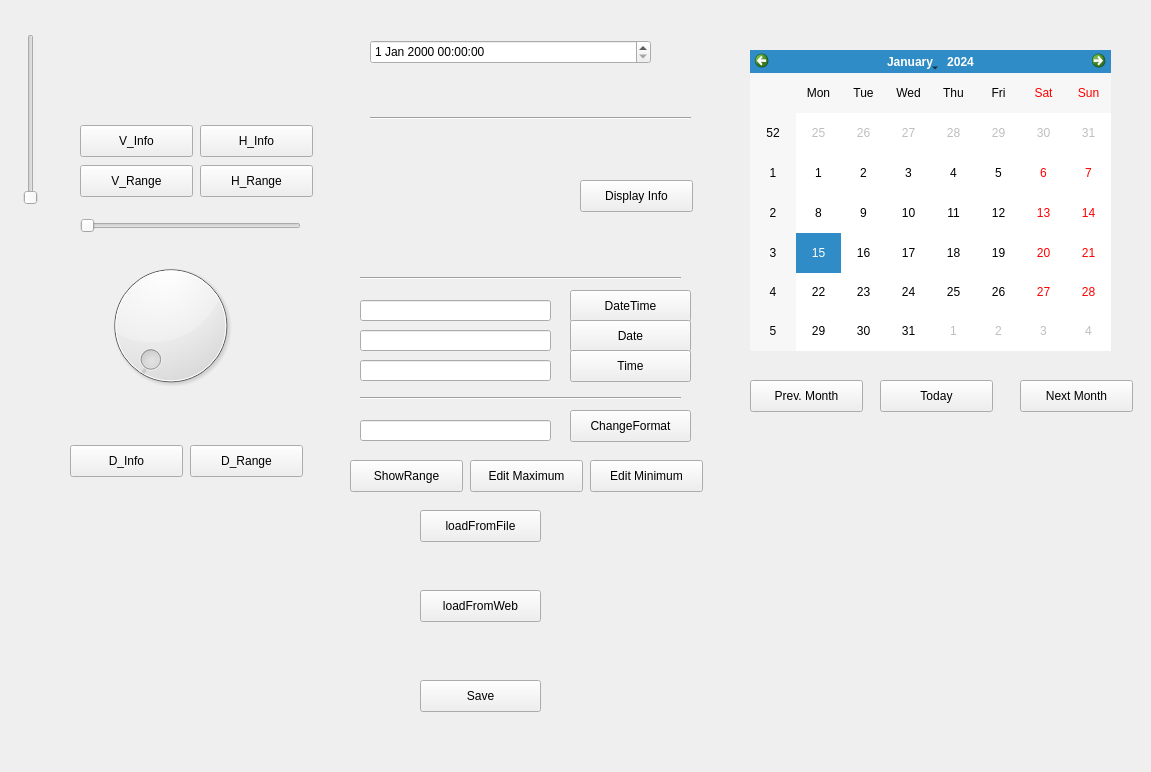
<?xml version="1.0" encoding="UTF-8"?>
<ui version="4.0">
 <class>Form</class>
 <widget class="QWidget" name="Form">
  <property name="geometry">
   <rect>
    <x>0</x>
    <y>0</y>
    <width>1151</width>
    <height>772</height>
   </rect>
  </property>
  <property name="windowTitle">
   <string>Form</string>
  </property>
  <widget class="QSlider" name="verticalSlider">
   <property name="geometry">
    <rect>
     <x>20</x>
     <y>34</y>
     <width>22</width>
     <height>171</height>
    </rect>
   </property>
   <property name="orientation">
    <enum>Qt::Vertical</enum>
   </property>
  </widget>
  <widget class="QSlider" name="horizontalSlider">
   <property name="geometry">
    <rect>
     <x>80</x>
     <y>215</y>
     <width>221</width>
     <height>22</height>
    </rect>
   </property>
   <property name="orientation">
    <enum>Qt::Horizontal</enum>
   </property>
  </widget>
  <widget class="QPushButton" name="VInfo_bt">
   <property name="geometry">
    <rect>
     <x>80</x>
     <y>125</y>
     <width>113</width>
     <height>32</height>
    </rect>
   </property>
   <property name="text">
    <string>V_Info</string>
   </property>
  </widget>
  <widget class="QPushButton" name="HInfo_bt">
   <property name="geometry">
    <rect>
     <x>200</x>
     <y>125</y>
     <width>113</width>
     <height>32</height>
    </rect>
   </property>
   <property name="text">
    <string>H_Info</string>
   </property>
  </widget>
  <widget class="QPushButton" name="VRange_bt">
   <property name="geometry">
    <rect>
     <x>80</x>
     <y>165</y>
     <width>113</width>
     <height>32</height>
    </rect>
   </property>
   <property name="text">
    <string>V_Range</string>
   </property>
  </widget>
  <widget class="QPushButton" name="HRange_bt">
   <property name="geometry">
    <rect>
     <x>200</x>
     <y>165</y>
     <width>113</width>
     <height>32</height>
    </rect>
   </property>
   <property name="text">
    <string>H_Range</string>
   </property>
  </widget>
  <widget class="QLabel" name="label">
   <property name="geometry">
    <rect>
     <x>90</x>
     <y>90</y>
     <width>171</width>
     <height>21</height>
    </rect>
   </property>
   <property name="text">
    <string/>
   </property>
  </widget>
  <widget class="QLabel" name="label2">
   <property name="geometry">
    <rect>
     <x>90</x>
     <y>41</y>
     <width>181</width>
     <height>20</height>
    </rect>
   </property>
   <property name="text">
    <string/>
   </property>
  </widget>
  <widget class="QPushButton" name="DInfo_bt">
   <property name="geometry">
    <rect>
     <x>70</x>
     <y>445</y>
     <width>113</width>
     <height>32</height>
    </rect>
   </property>
   <property name="text">
    <string>D_Info</string>
   </property>
  </widget>
  <widget class="QPushButton" name="DRange_bt">
   <property name="geometry">
    <rect>
     <x>190</x>
     <y>445</y>
     <width>113</width>
     <height>32</height>
    </rect>
   </property>
   <property name="text">
    <string>D_Range</string>
   </property>
  </widget>
  <widget class="QDial" name="dial">
   <property name="geometry">
    <rect>
     <x>100</x>
     <y>255</y>
     <width>141</width>
     <height>141</height>
    </rect>
   </property>
  </widget>
  <widget class="QLabel" name="label3">
   <property name="geometry">
    <rect>
     <x>80</x>
     <y>410</y>
     <width>201</width>
     <height>21</height>
    </rect>
   </property>
   <property name="text">
    <string/>
   </property>
  </widget>
  <widget class="Line" name="line">
   <property name="geometry">
    <rect>
     <x>370</x>
     <y>110</y>
     <width>321</width>
     <height>16</height>
    </rect>
   </property>
   <property name="orientation">
    <enum>Qt::Horizontal</enum>
   </property>
  </widget>
  <widget class="QLabel" name="yyyymmdd24_lb">
   <property name="geometry">
    <rect>
     <x>370</x>
     <y>150</y>
     <width>241</width>
     <height>16</height>
    </rect>
   </property>
   <property name="text">
    <string/>
   </property>
  </widget>
  <widget class="QLabel" name="yyyymmdd_lb">
   <property name="geometry">
    <rect>
     <x>370</x>
     <y>190</y>
     <width>201</width>
     <height>16</height>
    </rect>
   </property>
   <property name="text">
    <string/>
   </property>
  </widget>
  <widget class="QLabel" name="time_lb">
   <property name="geometry">
    <rect>
     <x>370</x>
     <y>230</y>
     <width>201</width>
     <height>16</height>
    </rect>
   </property>
   <property name="text">
    <string/>
   </property>
  </widget>
  <widget class="QPushButton" name="Displayinfo_bt">
   <property name="geometry">
    <rect>
     <x>580</x>
     <y>180</y>
     <width>113</width>
     <height>32</height>
    </rect>
   </property>
   <property name="text">
    <string>Display Info</string>
   </property>
  </widget>
  <widget class="QLineEdit" name="Datetime_edit">
   <property name="geometry">
    <rect>
     <x>360</x>
     <y>300</y>
     <width>191</width>
     <height>21</height>
    </rect>
   </property>
  </widget>
  <widget class="Line" name="line_2">
   <property name="geometry">
    <rect>
     <x>360</x>
     <y>270</y>
     <width>321</width>
     <height>16</height>
    </rect>
   </property>
   <property name="orientation">
    <enum>Qt::Horizontal</enum>
   </property>
  </widget>
  <widget class="QLineEdit" name="Date_edit">
   <property name="geometry">
    <rect>
     <x>360</x>
     <y>330</y>
     <width>191</width>
     <height>21</height>
    </rect>
   </property>
  </widget>
  <widget class="QLineEdit" name="Time_edit">
   <property name="geometry">
    <rect>
     <x>360</x>
     <y>360</y>
     <width>191</width>
     <height>21</height>
    </rect>
   </property>
  </widget>
  <widget class="QPushButton" name="DateTime_bt">
   <property name="geometry">
    <rect>
     <x>570</x>
     <y>290</y>
     <width>121</width>
     <height>32</height>
    </rect>
   </property>
   <property name="text">
    <string>DateTime</string>
   </property>
  </widget>
  <widget class="QPushButton" name="Date_bt">
   <property name="geometry">
    <rect>
     <x>570</x>
     <y>320</y>
     <width>121</width>
     <height>32</height>
    </rect>
   </property>
   <property name="text">
    <string>Date</string>
   </property>
  </widget>
  <widget class="QPushButton" name="Time_bt">
   <property name="geometry">
    <rect>
     <x>570</x>
     <y>350</y>
     <width>121</width>
     <height>32</height>
    </rect>
   </property>
   <property name="text">
    <string>Time</string>
   </property>
  </widget>
  <widget class="QPushButton" name="Changeformat_bt">
   <property name="geometry">
    <rect>
     <x>570</x>
     <y>410</y>
     <width>121</width>
     <height>32</height>
    </rect>
   </property>
   <property name="text">
    <string>ChangeFormat</string>
   </property>
  </widget>
  <widget class="Line" name="line_3">
   <property name="geometry">
    <rect>
     <x>360</x>
     <y>390</y>
     <width>321</width>
     <height>16</height>
    </rect>
   </property>
   <property name="orientation">
    <enum>Qt::Horizontal</enum>
   </property>
  </widget>
  <widget class="QLineEdit" name="Display_edit">
   <property name="geometry">
    <rect>
     <x>360</x>
     <y>420</y>
     <width>191</width>
     <height>21</height>
    </rect>
   </property>
  </widget>
  <widget class="QPushButton" name="Showrange_bt">
   <property name="geometry">
    <rect>
     <x>350</x>
     <y>460</y>
     <width>113</width>
     <height>32</height>
    </rect>
   </property>
   <property name="text">
    <string>ShowRange</string>
   </property>
  </widget>
  <widget class="QPushButton" name="Editmax_bt">
   <property name="geometry">
    <rect>
     <x>470</x>
     <y>460</y>
     <width>113</width>
     <height>32</height>
    </rect>
   </property>
   <property name="text">
    <string>Edit Maximum</string>
   </property>
  </widget>
  <widget class="QPushButton" name="Editmin_bt">
   <property name="geometry">
    <rect>
     <x>590</x>
     <y>460</y>
     <width>113</width>
     <height>32</height>
    </rect>
   </property>
   <property name="text">
    <string>Edit Minimum</string>
   </property>
  </widget>
  <widget class="QDateTimeEdit" name="dateTimeEdit">
   <property name="geometry">
    <rect>
     <x>370</x>
     <y>40</y>
     <width>281</width>
     <height>24</height>
    </rect>
   </property>
  </widget>
  <widget class="QCalendarWidget" name="calendarWidget">
   <property name="geometry">
    <rect>
     <x>750</x>
     <y>50</y>
     <width>361</width>
     <height>301</height>
    </rect>
   </property>
  </widget>
  <widget class="QPushButton" name="PMonth_bt">
   <property name="geometry">
    <rect>
     <x>750</x>
     <y>380</y>
     <width>113</width>
     <height>32</height>
    </rect>
   </property>
   <property name="text">
    <string>Prev. Month</string>
   </property>
  </widget>
  <widget class="QPushButton" name="Today_bt">
   <property name="geometry">
    <rect>
     <x>880</x>
     <y>380</y>
     <width>113</width>
     <height>32</height>
    </rect>
   </property>
   <property name="text">
    <string>Today</string>
   </property>
  </widget>
  <widget class="QPushButton" name="NMonth_bt">
   <property name="geometry">
    <rect>
     <x>1020</x>
     <y>380</y>
     <width>113</width>
     <height>32</height>
    </rect>
   </property>
   <property name="text">
    <string>Next Month</string>
   </property>
  </widget>
  <widget class="QLabel" name="Date_lb">
   <property name="geometry">
    <rect>
     <x>740</x>
     <y>450</y>
     <width>191</width>
     <height>16</height>
    </rect>
   </property>
   <property name="text">
    <string/>
   </property>
  </widget>
  <widget class="QLabel" name="Page_lb">
   <property name="geometry">
    <rect>
     <x>950</x>
     <y>450</y>
     <width>171</width>
     <height>16</height>
    </rect>
   </property>
   <property name="text">
    <string/>
   </property>
  </widget>
  <widget class="QLabel" name="image_lb">
   <property name="geometry">
    <rect>
     <x>60</x>
     <y>520</y>
     <width>291</width>
     <height>201</height>
    </rect>
   </property>
   <property name="text">
    <string/>
   </property>
  </widget>
  <widget class="QPushButton" name="loadFromFile_bt">
   <property name="geometry">
    <rect>
     <x>420</x>
     <y>510</y>
     <width>121</width>
     <height>32</height>
    </rect>
   </property>
   <property name="text">
    <string>loadFromFile</string>
   </property>
  </widget>
  <widget class="QPushButton" name="loadFromWeb_bt">
   <property name="geometry">
    <rect>
     <x>420</x>
     <y>590</y>
     <width>121</width>
     <height>32</height>
    </rect>
   </property>
   <property name="text">
    <string>loadFromWeb</string>
   </property>
  </widget>
  <widget class="QPushButton" name="Save_bt">
   <property name="geometry">
    <rect>
     <x>420</x>
     <y>680</y>
     <width>121</width>
     <height>32</height>
    </rect>
   </property>
   <property name="text">
    <string>Save</string>
   </property>
  </widget>
 </widget>
 <resources/>
 <connections/>
</ui>
